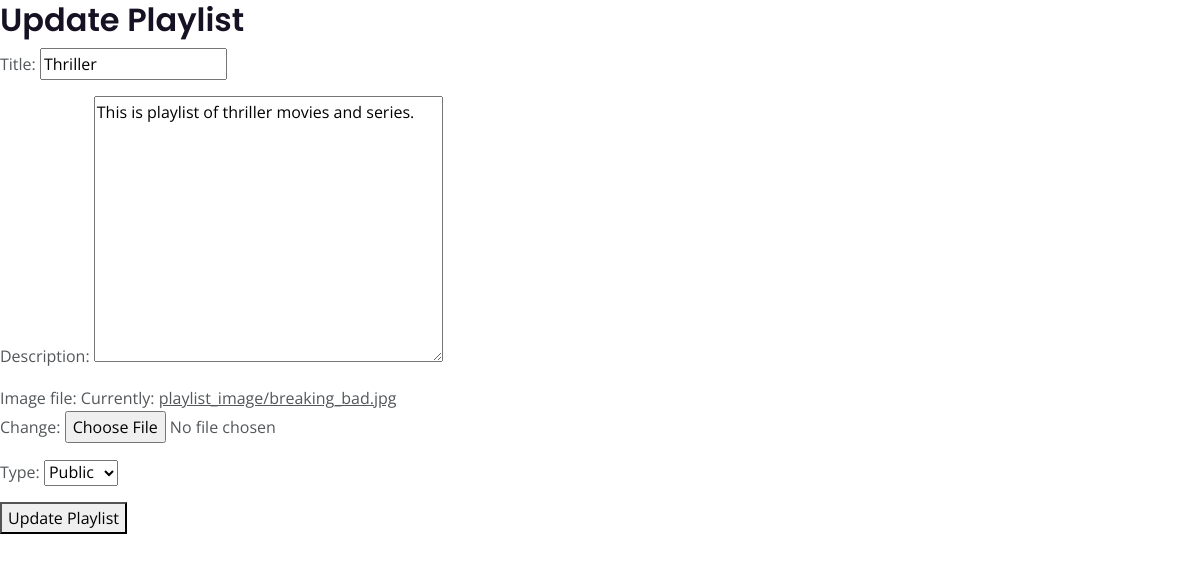
Page /playlist/update/2/ on the committed database.
### playlist/models.py (models this page shows, shortened)
class Playlist(models.Model):
    playlist_choice = {
        ('Public' , 'Public'),
        ('Private' , 'Private'),
    }
    user = models.ForeignKey(CustomUser, on_delete=models.CASCADE, related_name='playlists')
    image_file = models.ImageField(upload_to='playlist_image/')
    type = models.CharField(max_length=20 , choices=playlist_choice , null=True, blank=True)
    title = models.CharField(max_length=255)
    description = models.TextField(blank=True, null=True)
    created_at = models.DateTimeField(auto_now_add=True)

### playlist/views.py (the view)
# urls.py: path('update/<int:playlist_id>/', views.update_playlist, name='update_playlist'),
def update_playlist(request, playlist_id):
    playlist = get_object_or_404(Playlist, id=playlist_id)
    if request.method == 'POST':
        form = PlaylistForm(request.POST, request.FILES, instance=playlist)
        if form.is_valid():
            form.save()
            messages.success(request, 'Playlist updated successfully!')
            return redirect('playlist_list')
    else:
        form = PlaylistForm(instance=playlist)
    context = {
        'form': form,
        'playlist': playlist
    }
    return render(request, 'playlists/update_playlist.html', context)

### playlist/forms.py
class PlaylistForm(forms.ModelForm):
    class Meta:
        model = Playlist
        fields = ['title', 'description' , 'image_file' , 'type']

### templates/playlists/update_playlist.html (shortened to what this page needs)
{% extends 'base.html' %}
{% block content %}
  <h2>Update Playlist</h2>
  <form method="post" enctype="multipart/form-data">
    {{ form.as_p }}
    <button type="submit">Update Playlist</button>
  </form>
{% endblock %}

### static/css/styles.css (style rules this page uses)
body, html { width: 100%; height: 100%; }
body, p { color: #53575a; font: 400 1rem/1.625rem "Open Sans", sans-serif; }
h2 { color: #161223; font-weight: 600; font-size: 2rem; line-height: 2.5rem; font-family: "Poppins" }
a { color: #53575a; text-decoration: underline; }

### rows in the picture
Playlist: title "Thriller", description "This is playlist of thriller movies and series.", type "Public"
